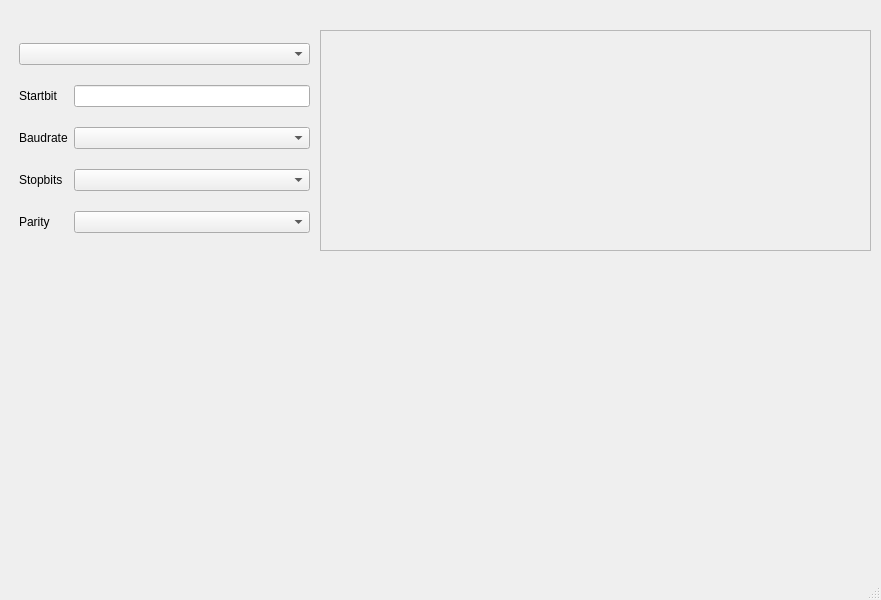
<?xml version="1.0" encoding="UTF-8"?>
<ui version="4.0">
 <class>MainWindow</class>
 <widget class="QMainWindow" name="MainWindow">
  <property name="geometry">
   <rect>
    <x>0</x>
    <y>0</y>
    <width>881</width>
    <height>600</height>
   </rect>
  </property>
  <property name="windowTitle">
   <string>MainWindow</string>
  </property>
  <widget class="QWidget" name="centralwidget">
   <widget class="QWidget" name="gridLayoutWidget">
    <property name="geometry">
     <rect>
      <x>19</x>
      <y>29</y>
      <width>291</width>
      <height>221</height>
     </rect>
    </property>
    <layout class="QGridLayout" name="gridLayout">
     <item row="0" column="0" colspan="2">
      <widget class="QComboBox" name="cmboPorts"/>
     </item>
     <item row="1" column="1">
      <widget class="QLineEdit" name="lineEdit"/>
     </item>
     <item row="3" column="0">
      <widget class="QLabel" name="lblStopbits">
       <property name="text">
        <string>Stopbits</string>
       </property>
      </widget>
     </item>
     <item row="2" column="0">
      <widget class="QLabel" name="lblBaudrate">
       <property name="text">
        <string>Baudrate</string>
       </property>
      </widget>
     </item>
     <item row="1" column="0">
      <widget class="QLabel" name="lblStartbit">
       <property name="text">
        <string>Startbit</string>
       </property>
      </widget>
     </item>
     <item row="4" column="0">
      <widget class="QLabel" name="lblParity">
       <property name="text">
        <string>Parity</string>
       </property>
      </widget>
     </item>
     <item row="2" column="1">
      <widget class="QComboBox" name="cmbBaudRate"/>
     </item>
     <item row="3" column="1">
      <widget class="QComboBox" name="cmbStopBits"/>
     </item>
     <item row="4" column="1">
      <widget class="QComboBox" name="cmbParity"/>
     </item>
    </layout>
   </widget>
   <widget class="QFrame" name="frameRTU">
    <property name="geometry">
     <rect>
      <x>320</x>
      <y>30</y>
      <width>551</width>
      <height>221</height>
     </rect>
    </property>
    <property name="frameShape">
     <enum>QFrame::Shape::StyledPanel</enum>
    </property>
    <property name="frameShadow">
     <enum>QFrame::Shadow::Raised</enum>
    </property>
   </widget>
  </widget>
  <widget class="QMenuBar" name="menubar">
   <property name="geometry">
    <rect>
     <x>0</x>
     <y>0</y>
     <width>881</width>
     <height>23</height>
    </rect>
   </property>
  </widget>
  <widget class="QStatusBar" name="statusbar"/>
 </widget>
 <resources/>
 <connections/>
</ui>
